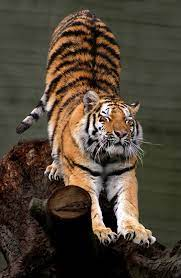
#> input picture 2022 AI/220524/pythonProject/data/tiger_0.png, 181 x 278 px; its folder holds only this picture in this run
$ python '220525_박정민_실습1.py'
#> lines starting #> are read from the running program, lines starting #| are printed output that depends on the picture
import random
import numpy as np
import os
import cv2
import glob
from PIL import Image , ImageFilter, ImageEnhance
import PIL.ImageOps


# 새로 만들 이미지 갯수 정하기
num_augmented_images = 50

# 원본 사진 폴더 경로
file_path = './data'

# file_path 폴더 내부에 있는 이미지 이름을 저장
file_name = os.listdir(file_path)
print(file_name)

# file_name 길이 체크
total_origin_image_num = len(file_name)
print('total image number>>', total_origin_image_num)
# total image number >> 3

augment_cnt = 1

for i in range(1, num_augmented_images):
    # image = [image01, image02, image03]
    change_picture_index = random.randint(0, total_origin_image_num-1)
    #print(change_picture_index)
    file_names = file_name[change_picture_index]
    #print(file_names)

    os.makedirs('./custom_data', exist_ok=True)
    orgin_image_path = './data/' + file_names

    image = Image.open(orgin_image_path)
#> image is the input picture: PIL image 181x278 RGB; mean R, G, B 78.3, 67.1, 53.8
    #print(image)

    # 랜덤값이 1~7 나오도록
    random_augment = random.randrange(1,7)
    print(random_augment)

    if (random_augment == 1):
        # 이미지 좌우 반전
        inverted_image = image.transpose(Image.FLIP_LEFT_RIGHT)
        inverted_image.save("./custom_data/" + "inverted_" +
                            str(augment_cnt) + ".png")
    elif (random_augment == 2):
        # 이미지 기울기
        rotated_image = image.rotate(random.randrange(-20, 20))
        rotated_image.save("./custom_data/" + "rotated_" +
                           str(augment_cnt) + ".png")
    elif (random_augment == 3):
        # 이미지 리사이즈
        resize_image = image.resize(size=(224, 224))
        resize_image.save("./custom_data/" + "resize_" +
                          str(augment_cnt) + ".png")

    elif (random_augment == 4):
        # 이미지 업다운 반전
        inverted_image2 = image.transpose(Image.FLIP_TOP_BOTTOM)
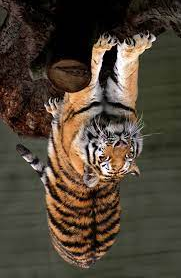
#> inverted_image2: PIL image 181x278 RGB; mean R, G, B 78.3, 67.1, 53.8
        inverted_image2.save("./custom_data/" + "updown_" +
                           str(augment_cnt) + ".png")

    elif (random_augment == 5):
        # 이미지 밝기 조정
        bright_image = ImageEnhance.Color(image).enhance(2)
        bright_image.save("./custom_data/" + "bright_" +
                          str(augment_cnt) + ".png")

    elif (random_augment == 6):
        # 이미지 블러처리
        filter_image = image.filter(ImageFilter.BLUR)
        filter_image.save("./custom_data/" + "filter_" +
                          str(augment_cnt) + ".png")

    augment_cnt += 1
